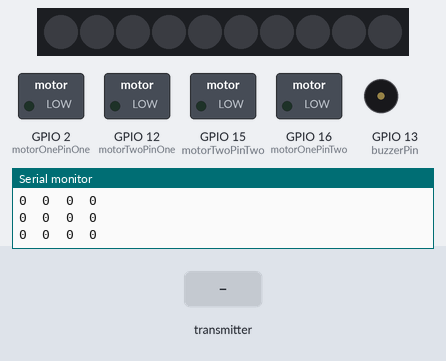
The sketch below on a simulated ESP32. On the bench: 10 RGB LEDs in strip order, left to right, switched loads named in the sketch (green lamp = pin HIGH), buzzer (waves = sounding), the last lines printed to the serial monitor. Inputs (shaded band) come from the test bench. Dim RGB values are drawn brighter than linear.

Above: at 1.2 s.
1.3 s: the transmitter starts sending dataArray.3 = 1024
At 3.0 s:
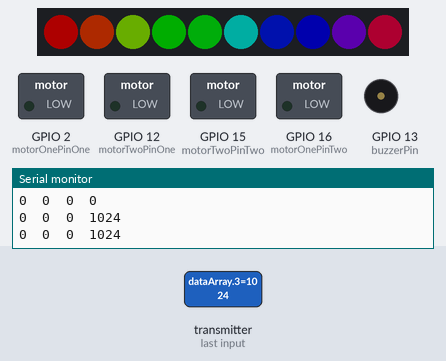
3.3 s: the transmitter starts sending dataArray.2 = 1024
At 5.5 s:
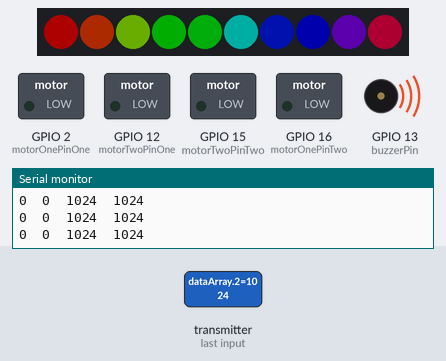
6.3 s: the transmitter starts sending dataArray.2 = 0
At 7.7 s:
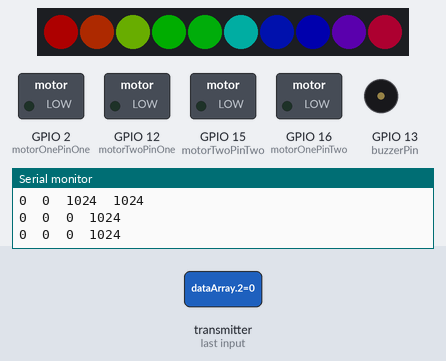
9.3 s: the transmitter starts sending dataArray.0 = 1024
At 10.1 s:
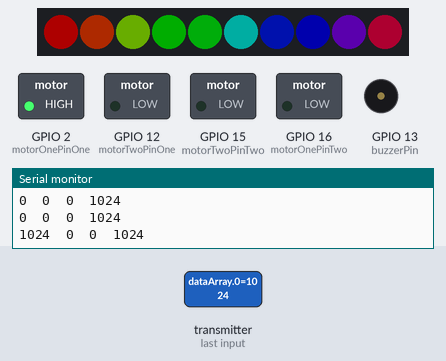
11.2 s: the transmitter starts sending dataArray.1 = 1024
At 12.8 s:
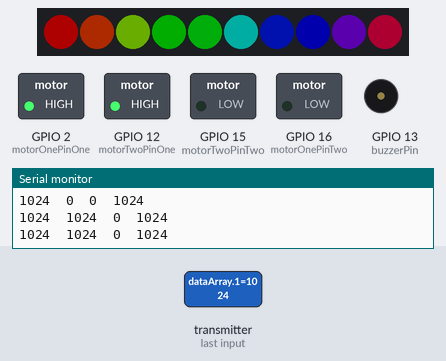
14.2 s: the transmitter starts sending dataArray.0 = 0
At 14.9 s:
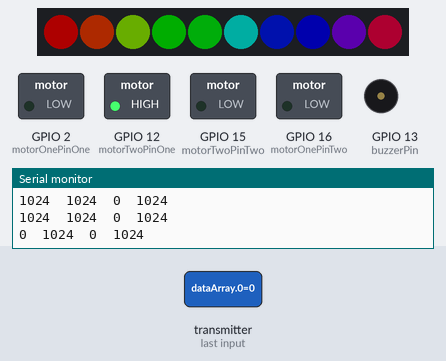
Timing chart, 0 to 17.2 s (numbered marks = the images above; inputs shaded):
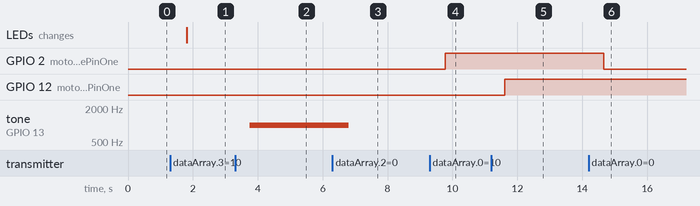

The sketch:

motor_reciever.ino
```cpp
#include <esp_now.h>
#include <WiFi.h>
#include "soc/soc.h"
#include "soc/rtc_cntl_reg.h"

//buzzer
#include <Arduino.h>
#include <analogWrite.h>

int buzzerPin = 13;
int channel = 1;
int freq = 1000;
int resolution = 8;
int freqOff = 0;


//LED
#include <Adafruit_NeoPixel.h>
#ifdef __AVR__
 #include <avr/power.h> // Required for 16 MHz Adafruit Trinket
#endif
#define LED_PIN    4
#define LED_COUNT 10
Adafruit_NeoPixel strip(LED_COUNT, LED_PIN, NEO_GRB + NEO_KHZ800);
unsigned long currentMillis = millis();
unsigned long previousMillis;
int timeOn;

//Motor
const int motorOnePinOne = 2;
const int motorOnePinTwo = 16;
const int motorTwoPinOne = 12;
const int motorTwoPinTwo = 15;

//ESP Now
int dataArray[4];

void OnDataRecv(const uint8_t * mac, const uint8_t *incomingData, int len) {
  memcpy(&dataArray, incomingData, sizeof(dataArray));
//  Serial.print("Bytes received: ");
//  Serial.println(len);
//  Serial.print("byte: ");
//  Serial.println(myData);
}

//--------------------------------------------------------------------
void setup() {

  //LED
  strip.begin();           // INITIALIZE NeoPixel strip object (REQUIRED)
  strip.show();            // Turn OFF all pixels ASAP
  strip.setBrightness(50); // Set BRIGHTNESS to about 1/5 (max = 255)


  //Buzzer
  ledcSetup(channel, freq, resolution);
  ledcAttachPin(buzzerPin, channel);


  //Motor
  pinMode(motorOnePinOne, OUTPUT);
  pinMode(motorOnePinTwo, OUTPUT);
  pinMode(motorTwoPinOne, OUTPUT);
  pinMode(motorTwoPinTwo, OUTPUT);

  //ESP Now
  WRITE_PERI_REG(RTC_CNTL_BROWN_OUT_REG, 0);

  Serial.begin(115200);
  WiFi.mode(WIFI_STA);

  if (esp_now_init() != ESP_OK) {
    Serial.println("Error initializing ESP-NOW");
    return;
  }

  esp_now_register_recv_cb(OnDataRecv);
}


//--------------------------------------------------------------------
void loop() {
  //Buzzer
  if (dataArray[2] < 1)
  {
  ledcWriteTone(channel, freqOff);
  }
  else
  {
  ledcWriteTone(channel, freq);
  }

  //LED
  rainbow();

  //Motor
  analogWrite(motorOnePinOne, dataArray[0]);
  digitalWrite(motorOnePinTwo, LOW);
  analogWrite(motorTwoPinOne, dataArray[1]);
  digitalWrite(motorTwoPinTwo, LOW);

  //Print in Serial Monitor Incoming Data
  Serial.print(dataArray[0]);
  Serial.print("\t");
  Serial.print(dataArray[1]);
  Serial.print("\t");
  Serial.print(dataArray[2]);
  Serial.print("\t");
  Serial.print(dataArray[3]);
  Serial.println();
  delay(100);
}


//Rainbow Function-------------------------------------------------------
void rainbow(){
  if(dataArray[3] > 0){
    for(long firstPixelHue = 0; firstPixelHue < 5*65536; firstPixelHue += 256) {
      for(int i=0; i<strip.numPixels(); i++) {
        int pixelHue = firstPixelHue + (i * 65536L / strip.numPixels());
        strip.setPixelColor(i, strip.gamma32(strip.ColorHSV(pixelHue)));
      }
      strip.show();
    }
  }
  else if (dataArray[3] < 1){
    strip.clear();
  }
}
```

Measured:
- after the input at 1.3 s, the LEDs: change after 0.51 s (image 1)
- after the input at 3.3 s, tone on GPIO 13 (buzzerPin): silent → 1000 Hz after 0.45 s
- after the input at 6.3 s, tone on GPIO 13 (buzzerPin): 1000 Hz → silent after 0.51 s
- after the input at 9.3 s, GPIO 2 (motorOnePinOne): LOW → HIGH after 0.47 s
- after the input at 11.2 s, GPIO 12 (motorTwoPinOne): LOW → HIGH after 0.41 s
- after the input at 14.2 s, GPIO 2 (motorOnePinOne): HIGH → LOW after 0.47 s
